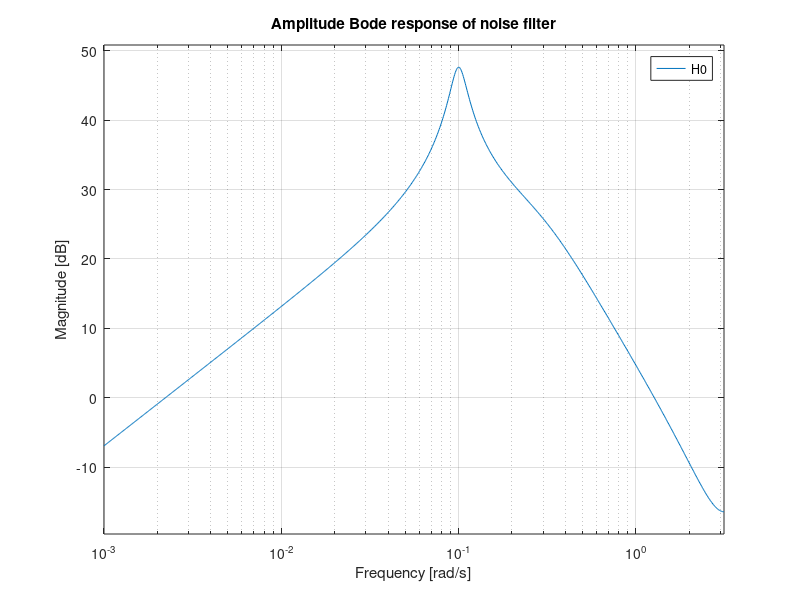
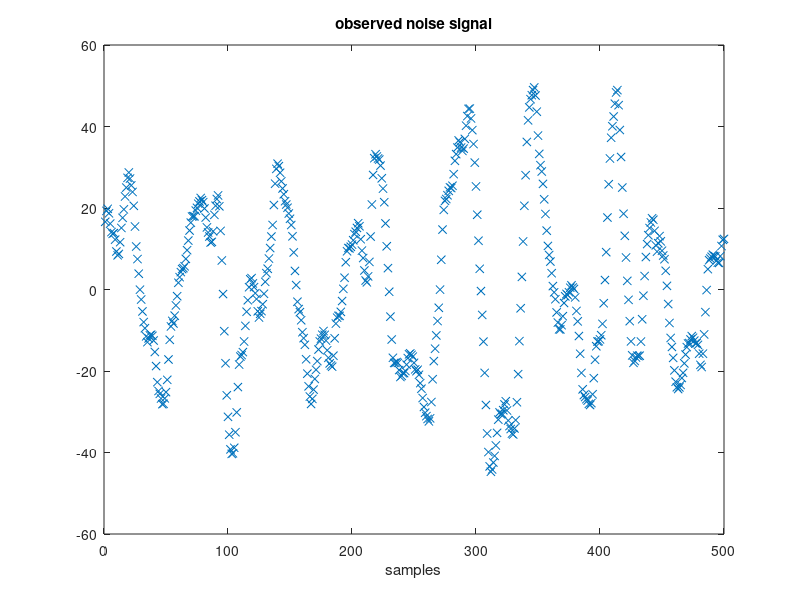
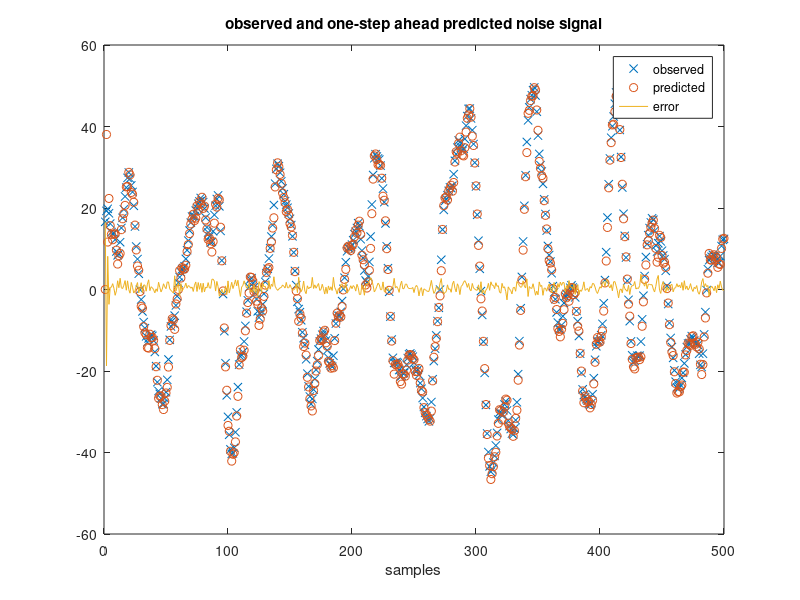

Reproduce these figures in MATLAB, in order.
% Demo for Noise Prediction 
% Written by R.A. de Callafon, Dept. of MAE, UCSD <callafon@ucsd.edu>

% Legal Dogma
% * This software is part of the course MAE283a: "Parametric System Identification - 
%   theory and tools (Fall, 2016)", called the MAE283A 2012 course.
% * Use this software to study and understand the main computational tools 
%   behind the system identification techniques used in the MAE283A 2016
%   course only.
% * Feel free to re-use some of the code for your final project in the MAE283a 2016 course
% * UNAUTHORIZED COPYING, REPRODUCTION, REPUBLISHING, UPLOADING, POSTING, TRANSMITTING 
%   OR DUPLICATING OF ANY OF THE CODE BELOW OTHER THAN FOR THE PURPOSE OF
%   THE MAE283A COURSE IS PROHIBITED

% creation of orginal noise filter listed below
%wn=1;b=0.1;num=wn^2;den=[1 2*b*wn wn^2];F=tf(num,den);
%H1=c2d(F,0.1,'foh');
%[num,den]=butter(2,0.1,'high');
%num=[0.9 -1.6 0.7];
%H2=tf(num,den,0.1);
%H0=H1*H2;
%[num,den]=tfdata(H0,'v');
%num=polystab(num);
%num=num/num(1);

num=[1  -1.241567735005714  -0.103606015562001   0.289268246739752   0.055905503827963];
den=[1  -3.531324333508970   4.697233894510167  -2.793766795733357   0.628651926727270];

disp('Transfer function of orginal noise filter')
H0=tf(num,den,1)

pause

figure(1)
bodemag(H0)
title('Amplitude Bode response of noise filter')
pause

% creating noise
N=500;
e=randn(N+100,1);
v=lsim(H0,e);
v=v(101:end);
figure(2),figure(gcf)
plot(v,'x')
xlabel('samples');
title('observed noise signal')
pause

% creating 1-step ahead prediction based on actual noise model knowledge
F=1-inv(H0);
vp=lsim(F,v);
figure(3),figure(gcf)
plot(1:N,v,'x',1:N,vp,'o',1:N,v-vp)
legend('observed','predicted','error');
xlabel('samples');
title('observed and one-step ahead predicted noise signal')
